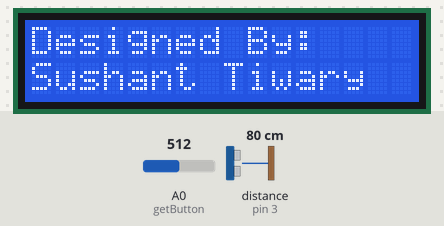
Bench run of a sketch on a simulated Arduino Uno, built with avr-gcc and run on an emulated ATmega328P. Shown: 16×2 character LCD. Wiring (inferred from the names in the program): ultrasonic range finder: trigger pin 2; echo pin 3. Inputs (shaded band) come from the test bench; at power-on: A0 (getButton) = 512, distance to the obstacle (sensor on pin 3) 80 cm. The echo pulse lasts 58.3 µs per cm.

Above: at 1.2 s.
1.3 s: A0 (getButton) set to 342
3.3 s: A0 (getButton) set to 317
At 5.3 s:
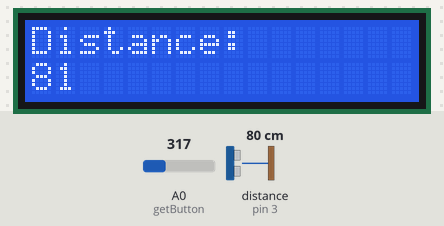
5.6 s: A0 (getButton) set to 710
At 6.5 s:
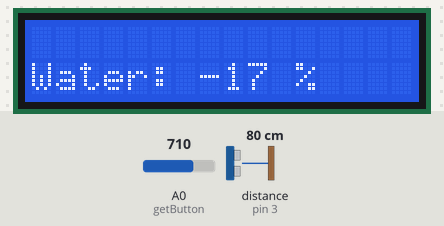
7.6 s: distance to the obstacle (sensor on pin 3) set to 4 cm
At 8.7 s:
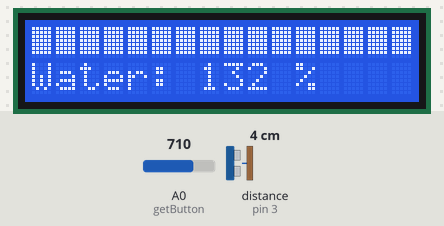
11.7 s: distance to the obstacle (sensor on pin 3) set to 9 cm
At 12.9 s:
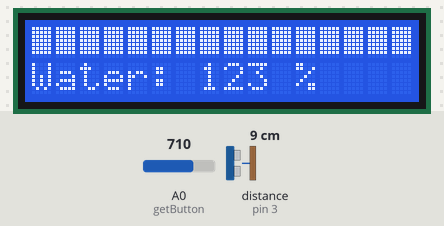
13.7 s: distance to the obstacle (sensor on pin 3) set to 18 cm
At 15.0 s:
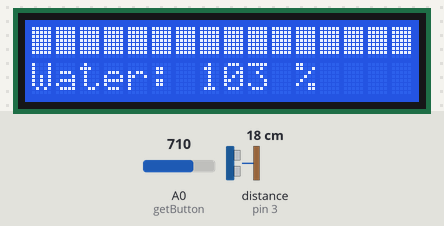
Timing chart, 0 to 16.7 s (numbered marks = the images above; inputs shaded):
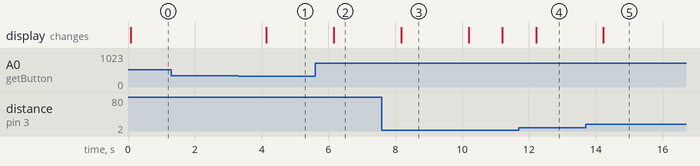

Measured:
- the behaviour switches between 326 and 325 on A0 (getButton) (found by bisection; images 0 and 1)
- after the input at 1.3 s, every drawn part: stays the same
- after the input at 3.3 s, the display: changes after 0.84 s (image 1)
- after the input at 5.6 s, the display: changes after 0.56 s (image 2)
- after the input at 7.6 s, the display: changes after 0.58 s (image 3)
- after the input at 11.7 s, the display: changes after 0.51 s (image 4)
- after the input at 13.7 s, the display: changes after 0.53 s (image 5)
- what the display in image 3 shows lasts 2.0 s, from 8.2 s to 10.2 s

The sketch:

waterMeter.ino
```cpp
#include <LiquidCrystal.h>
#include <NewPing.h>

#define TRIG  2
#define ECHO  3
#define TOP 20
#define BOTTOM 72

uint8_t block[8]  = {0x1F, 0x1F, 0x1F, 0x1F, 0x1F, 0x1F, 0x1F};

int d;
int perc, blocks;
unsigned short btn;
float s1 = 0;
LiquidCrystal lcd(8, 9, 4, 5, 6, 7);

void setup() {
  Serial.begin(115200);
  lcd.begin(16, 2);
  lcd.createChar(3, block);
  lcd.home();

  pinMode(TRIG, OUTPUT);
  pinMode(ECHO, INPUT);

}

void loop() {
  digitalWrite(TRIG, LOW);
  digitalWrite(TRIG, HIGH);
  delayMicroseconds(12);
  digitalWrite(TRIG, LOW);
  d = 0.0175 * pulseIn(ECHO, HIGH);
  perc = map(d, TOP, BOTTOM, 100, 0);
  blocks = map(perc, 0, 100, 0, 16);
  lcd.clear();
  for (int i = 0; i <= blocks; i++)
    lcd.write(3);
  lcd.setCursor(0, 1);
  lcd.print("Water: ");
  lcd.print(perc);
  lcd.print(" %");
  getButton();
  if (btn) buttonAction();
  delay(1000);
}

void getButton(void)
{
  int x = analogRead(A0);
  if (x > 700) btn = 0;
  else if (x > 475) btn = 5;
  else if (x > 325) btn = 4;
  else if (x > 175) btn = 3;
  else if (x > 50) btn = 2;
  else btn = 1;
}
void buttonAction() {
  switch (btn) {
    case 1:
      {
        lcd.clear();
        lcd.print("Distance:");
        lcd.setCursor(0,1);
        lcd.print(d);
        break;
      }
    case 2:
      {
        lcd.clear();
        lcd.print("Distance:");
        lcd.setCursor(0,1);
        lcd.print(d);
        break;
      }
    case 3:
      {
        lcd.clear();
        lcd.print("Distance:");
        lcd.setCursor(0,1);
        lcd.print(d);
        break;
      }
    case 4:
      {
        lcd.clear();
        lcd.print("Designed By:");
        lcd.setCursor(0,1);
        lcd.print("Sushant Tiwary");
        break;
      }
    case 5:
      {
        lcd.clear();
        lcd.print("Designed By:");
        lcd.setCursor(0,1);
        lcd.print("Sushant Tiwary");
        break;
      }
  }

}
```
